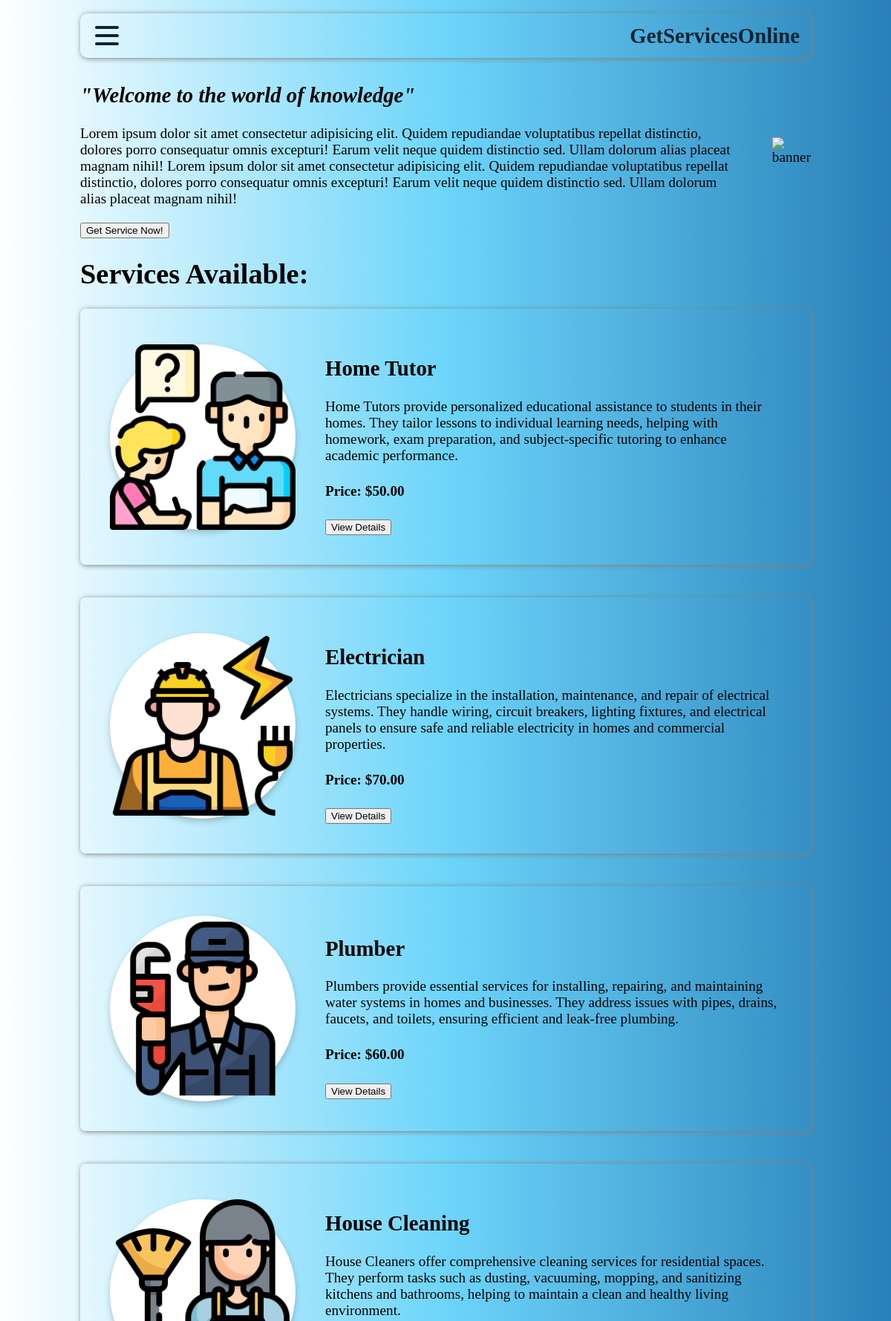
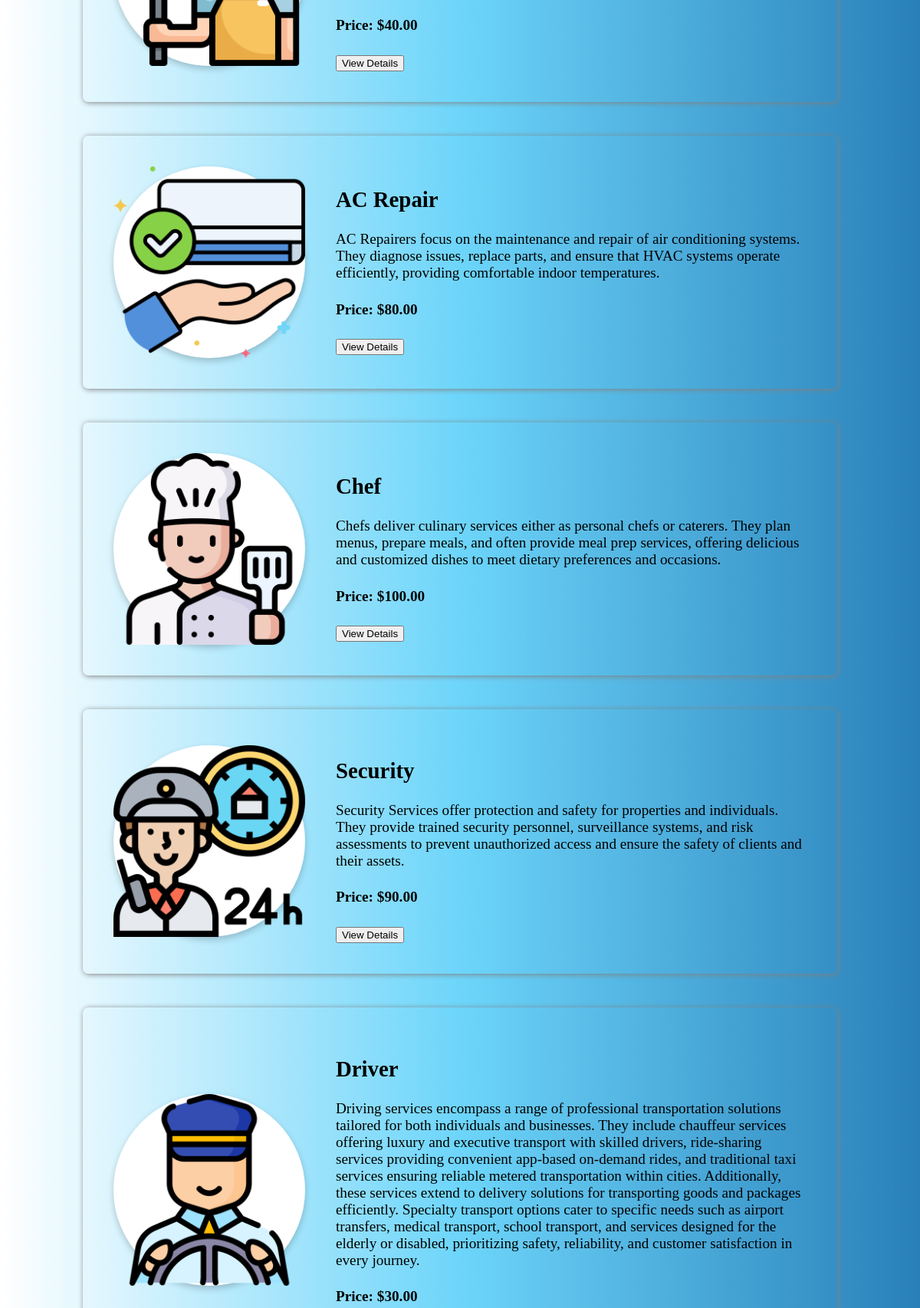
Page /admin_index.php (upper part) on the committed database (2 pictures, top to bottom).
### tables this page shows
CREATE TABLE `services` (
  `ServiceID` int(11) NOT NULL,
  `ServiceName` varchar(255) NOT NULL,
  `Description` text DEFAULT NULL,
  `ImagePath` varchar(255) DEFAULT NULL,
  `Price` decimal(10,2) NOT NULL,
  `CreatedAt` timestamp NOT NULL DEFAULT current_timestamp()
);

### db_connection/services.php (the view, shortened to what this page needs)
<?php
include 'db_connection.php';
$sql = "SELECT * FROM Services";
$result = $conn->query($sql);
if ($result->num_rows > 0) {
    while($row = $result->fetch_assoc()) {
        echo "<div class='services'>";
        echo "<div class='centeri'>";
        echo "<div class='card'>";
        echo "<img src='images/" . $row['ImagePath'] . "' class='foto' style='width:100%' alt='" . $row['ServiceName'] . "' />";
        echo "</div>";
        echo "</div>";
        echo "<div>";
        echo "<h2>" . $row['ServiceName'] . "</h2>";
        echo "<p>" . $row['Description'] . "</p>";
        echo "<h4>Price: $" . $row['Price'] . "</h4>";
        echo "<form action='service_detail.php' method='GET'>";
        echo "<button type='submit' name='view_details'>View Details</button>";
        echo "</form>";
        echo "</div>";
        echo "</div>";
        echo "<br /><br />";
    }
} else {
    echo "No services available.";
}
?>

### styles.css (style rules this page uses)
nav, ul, #banner, .services { display: flex; justify-content: center; align-items: center; gap: 40px; padding: 10px 100px 0px 100px; list-style: none; }
.services { border-radius: 7px; padding: 40px; box-shadow: 1px 1px 7px gray; }
body { font-size: larger; font-family: Calibri; background: #2980b9; background: -webkit-linear-gradient(to right, #ffffff, #6dd5fa, #2980b9); background: linear-gradient(to right, #ffffff, #6dd5fa, #2980b9); }
img, #parent { cursor: pointer; }
.card { transition: transform .7s; box-shadow: 0 4px 8px 0 rgba(0, 0, 0, 0.2); border-radius: 500px; margin: auto; text-align: center; font-family: arial; background: white; width: 250px; height: 250px; }
.centeri { top: 50%; left: 50%; }

### rows in the picture
services: ImagePath (picture), ServiceName "Home Tutor", Description "Home Tutors provide personalized educational assistance to students in their homes. They tailor lessons to individual learning needs, helping with homework, exam preparation, and subject-specific tutoring to enhance academic performance.", Price "50.00"
services: ImagePath (picture), ServiceName "Electrician", Description "Electricians specialize in the installation, maintenance, and repair of electrical systems. They handle wiring, circuit breakers, lighting fixtures, and electrical panels to ensure safe and reliable electricity in homes and commercial properties.", Price "70.00"
services: ImagePath (picture), ServiceName "Plumber", Description "Plumbers provide essential services for installing, repairing, and maintaining water systems in homes and businesses. They address issues with pipes, drains, faucets, and toilets, ensuring efficient and leak-free plumbing.", Price "60.00"
services: ImagePath (picture), ServiceName "House Cleaning", Description "House Cleaners offer comprehensive cleaning services for residential spaces. They perform tasks such as dusting, vacuuming, mopping, and sanitizing kitchens and bathrooms, helping to maintain a clean and healthy living environment.", Price "40.00"
services: ImagePath (picture), ServiceName "AC Repair", Description "AC Repairers focus on the maintenance and repair of air conditioning systems. They diagnose issues, replace parts, and ensure that HVAC systems operate efficiently, providing comfortable indoor temperatures.", Price "80.00"
services: ImagePath (picture), ServiceName "Chef", Description "Chefs deliver culinary services either as personal chefs or caterers. They plan menus, prepare meals, and often provide meal prep services, offering delicious and customized dishes to meet dietary preferences and occasions.", Price "100.00"
services: ImagePath (picture), ServiceName "Security", Description "Security Services offer protection and safety for properties and individuals. They provide trained security personnel, surveillance systems, and risk assessments to prevent unauthorized access and ensure the safety of clients and their assets.", Price "90.00"
services: ImagePath (picture), ServiceName "Driver", Description "Driving services encompass a range of professional transportation solutions tailored for both individuals and businesses. They include chauffeur services offering luxury and executive transport with skilled drivers, ride-sharing services providing convenient app-based on-demand rides, and traditional taxi services ensuring reliable metered transportation within cities. Additionally, these services extend to delivery solutions for transporting goods and packages efficiently. Specialty transport options cater to specific needs such as airport transfers, medical transport, school transport, and services designed for the elderly or disabled, prioritizing safety, reliability, and customer…", Price "30.00"
